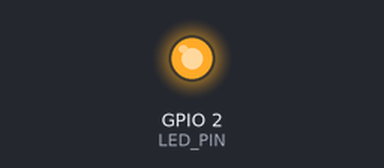
A sketch run on a simulated ESP32. Parts: output pins drawn as LEDs (lit = HIGH). WiFi joins after 1.5 s; servers stay silent unless stated; uploads are accepted with an empty reply.

Above: at 3.9 s.
Timing chart, 0 to 9.1 s (numbered marks = the images above):
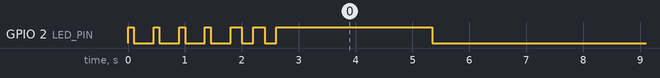

Measured:
- by itself, GPIO 2 (LED_PIN): HIGH → LOW at 0.10 s, → HIGH 0.35 s later, → LOW 0.10 s later, → HIGH 0.35 s later, … (61 changes in this stretch)

The sketch:

esp32_gateway.ino
```cpp
#include <WiFi.h>
#include <WiFiClientSecure.h>

const char* SSID = "SSID";
const char* PASSWORD = "Nikilan31";
const char* BUS_ID = "M31B";
const char* API_HOST = "tn-bustrack-production-4b42.up.railway.app";

#define LED_PIN 2
#define UART_RX_PIN 16

WiFiClientSecure client;
int passengers = 0;
int totalIn = 0;
int totalOut = 0;
unsigned long lastSend = 0;

void blinkPattern(int n, int t) {
  for (int i = 0; i < n; i++) {
    digitalWrite(LED_PIN, HIGH); delay(t);
    digitalWrite(LED_PIN, LOW); delay(t);
  }
}

void sendToAPI() {
  if (WiFi.status() != WL_CONNECTED) return;

  char body[128];
  snprintf(body, sizeof(body), "{\"busId\":\"%s\",\"inside\":%d}", BUS_ID, passengers);

  if (client.connect(API_HOST, 443)) {
    client.printf("POST /api/buses/count HTTP/1.1\r\n"
      "Host: %s\r\n"
      "Content-Type: application/json\r\n"
      "Content-Length: %d\r\n"
      "Connection: close\r\n\r\n%s",
      API_HOST, strlen(body), body);
    while (client.connected()) client.read();
    client.stop();
    blinkPattern(1, 50);
  }
}

void setup() {
  pinMode(LED_PIN, OUTPUT);
  digitalWrite(LED_PIN, LOW);

  Serial2.begin(115200, SERIAL_8N1, UART_RX_PIN, -1);

  WiFi.mode(WIFI_STA);
  WiFi.begin(SSID, PASSWORD);
  for (int i = 0; i < 40; i++) {
    if (WiFi.status() == WL_CONNECTED) break;
    blinkPattern(1, 100);
    delay(250);
  }

  client.setInsecure();
  client.setTimeout(5000);

  blinkPattern(2, 200);
  digitalWrite(LED_PIN, HIGH);
}

void loop() {
  while (Serial2.available()) {
    String line = Serial2.readStringUntil('\n');
    if (line.startsWith("COUNT:")) {
      sscanf(line.c_str(), "COUNT:%d,%d,%d", &passengers, &totalIn, &totalOut);
      digitalWrite(LED_PIN, LOW);
      delay(50);
      digitalWrite(LED_PIN, HIGH);
    }
  }

  if (millis() - lastSend > 5000) {
    lastSend = millis();
    sendToAPI();
  }
}
```
